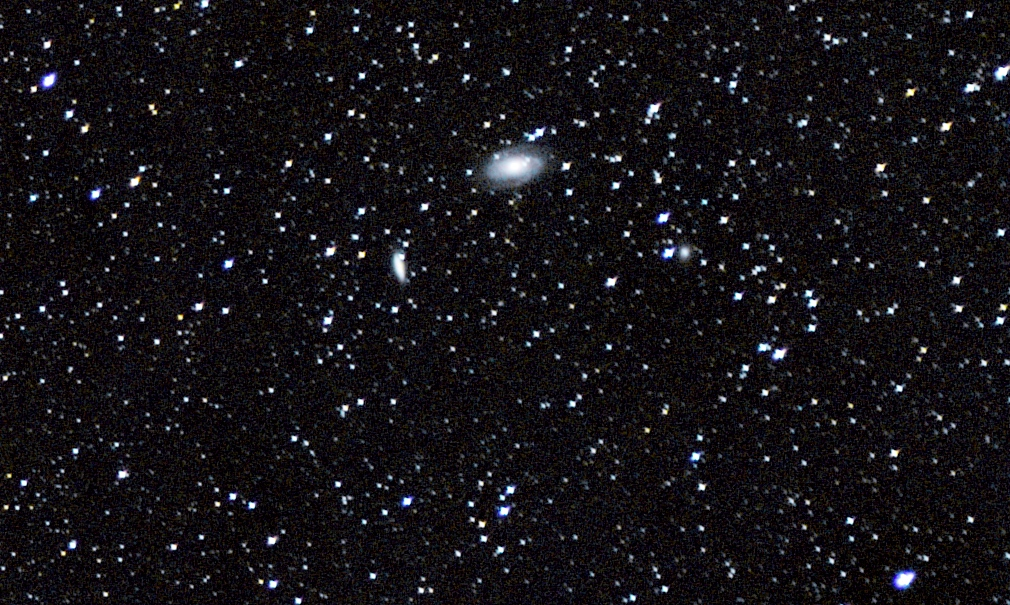
//> input picture Bode.jpg, 1010 x 605 px
$ ./main   (built with g++ and OpenCV 4)
//> lines starting //> are read from the running program, lines starting //| are printed output that depends on the picture; after the words box and inside, x2 and y2 are one past the last pixel; in counts of white or black regions, pixels touching at a corner belong together
//> further down, inputImage is the input picture: 605 rows x 1010 cols, CV_8UC3; mean B, G, R 22.8, 18.8, 21.2
#include <iostream>
#include <string>
#include <cmath>

#include <opencv4/opencv2/opencv.hpp>

using namespace std;

int threshold_bin = 128;
cv::Mat img_gray;
cv::Mat BinImg;
cv::Mat errodedImg;

cv::Mat inputImage;
cv::Mat backgroundIMG;

class StarKernel {
    private:
        vector<vector<char>> kernel;

        // [24 lines left out: function fillKernel, not called in this run]

    public:
        StarKernel () {};
        StarKernel(int diameter, float thickness) {
            this->regenerate(diameter, thickness);
        }

        // [16 lines left out: functions regenerate, print, not called in this run]
};

cv::Mat getBackground(cv::Mat original)
{
    cv::Mat backgroundImg = original.clone();
    int erosion_size = 5;

    // [10 lines of commented-out code are left out]
    cv::GaussianBlur(backgroundImg, backgroundImg, cv::Size(31, 31), 5.0);
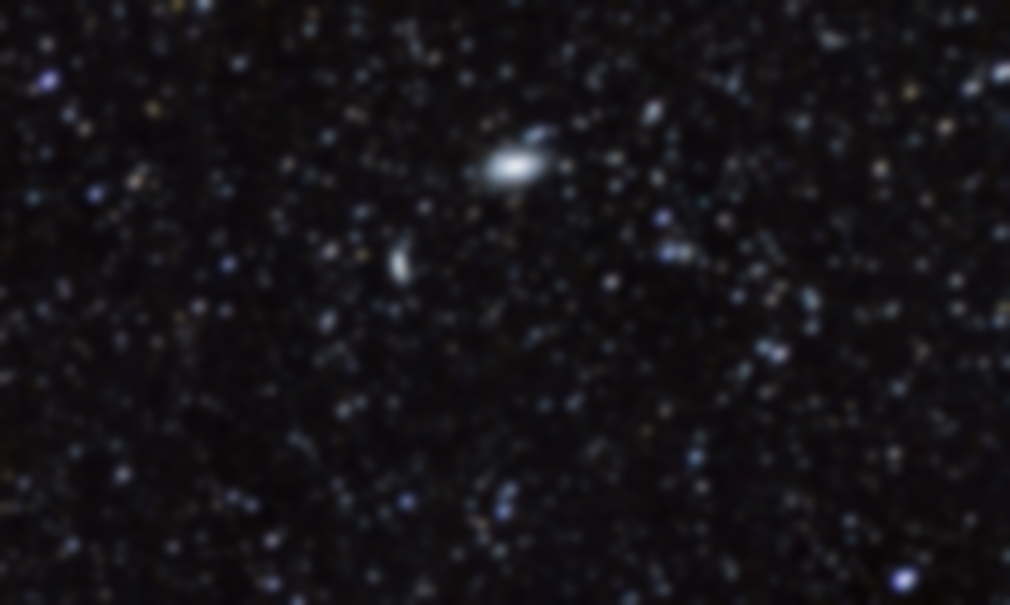
//> backgroundImg: 605 rows x 1010 cols, CV_8UC3; mean B, G, R 22.8, 18.8, 21.2
    return backgroundImg;
}

cv::Mat cleanImage(cv::Mat original, cv::Mat background, cv::Mat mask)
{
    cv::Mat cleanImage = original.clone();;
    // [6 lines of commented-out code are left out]

    for(size_t i = 0; i<cleanImage.rows; i++)
    {
        for(size_t j = 0; j<cleanImage.cols; j++)
        {
            if(mask.at<unsigned char>(j, i) >= 1)
            {
                cleanImage.at<cv::Vec3b>(j, i) = background.at<cv::Vec3b>(j, i);
            }
        }
    }
    return cleanImage;
}

// [22 lines left out: function recleanImage, not called in this run]

void on_trackbar(int, void*)
{
    double threshold = 255 - (threshold_bin);
    cv::threshold(img_gray, BinImg, threshold, 255.0, cv::THRESH_BINARY);
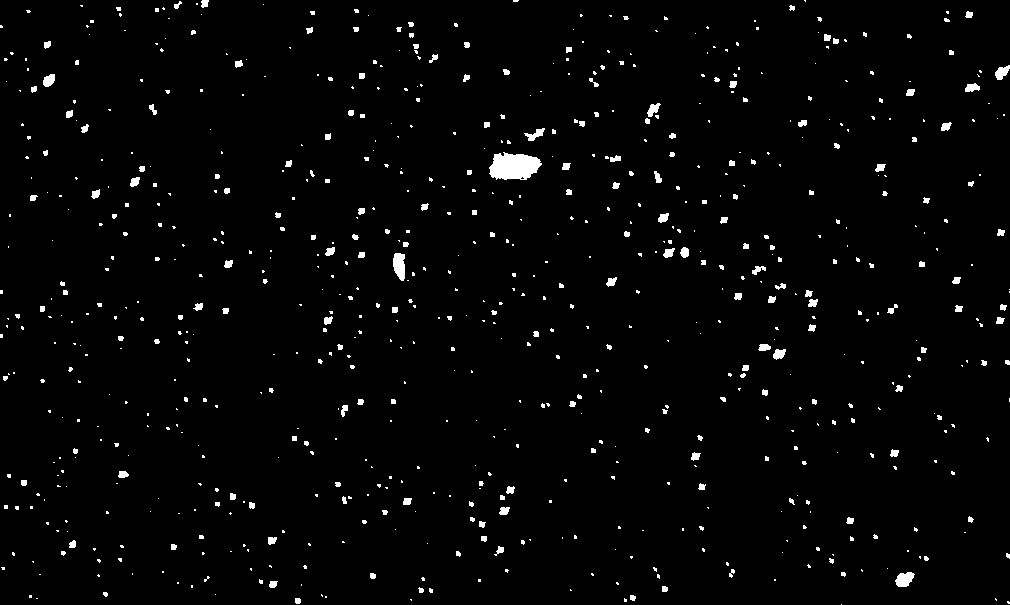
//> BinImg: 605 rows x 1010 cols, CV_8UC1; 2.1% white; 752 white regions (561 under 20 px), largest, box (x1, y1, x2, y2) and area: (489, 152, 542, 180) 1103, (393, 253, 405, 281) 267, (895, 572, 915, 587) 210
    // cv::imshow("Binarize image", BinImg);
    int erosion_size = 3;
    cv::Mat element = cv::getStructuringElement(cv::MORPH_ELLIPSE,
        cv::Size(2*erosion_size+1, 2*erosion_size+1),
        cv::Point(erosion_size, erosion_size));

    cv::erode(BinImg, errodedImg, element);
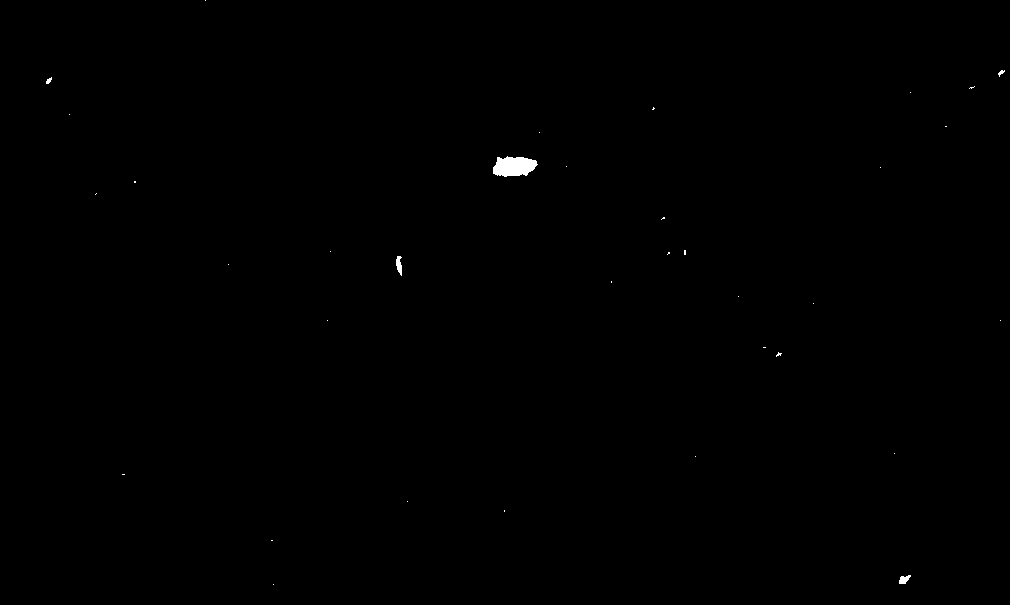
//> errodedImg: 605 rows x 1010 cols, CV_8UC1; 0.16% white; 35 white regions (30 under 20 px), largest, box (x1, y1, x2, y2) and area: (493, 156, 538, 177) 702, (396, 256, 402, 276) 82, (899, 575, 911, 584) 70, (46, 77, 52, 84) 25, (998, 70, 1005, 77) 23

    // erosion_size++;
    element = cv::getStructuringElement(cv::MORPH_ELLIPSE,
        cv::Size(2*erosion_size+1, 2*erosion_size+1),
        cv::Point(erosion_size, erosion_size));
    cv::dilate( errodedImg, errodedImg, element );
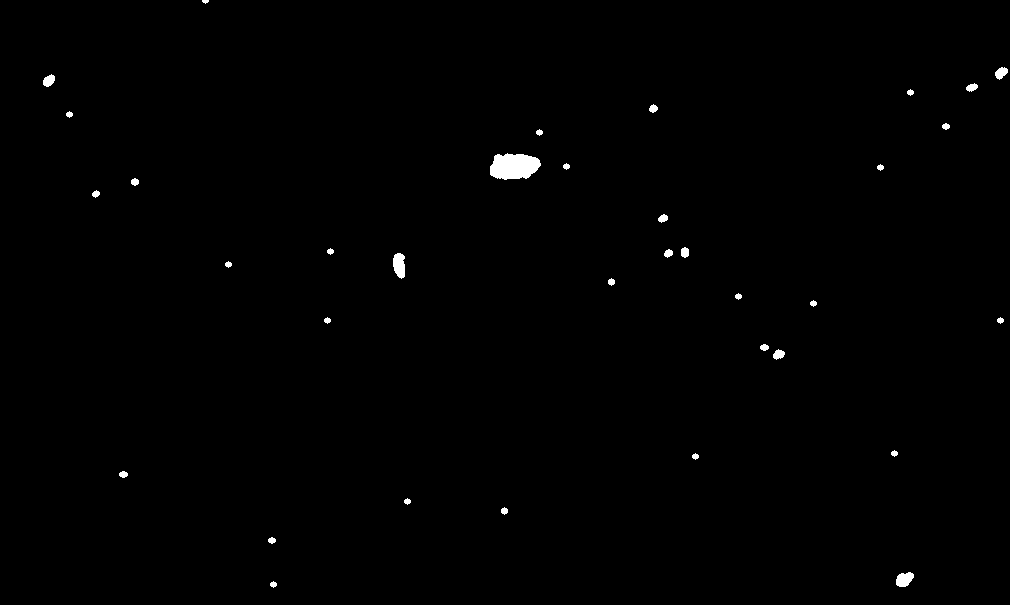
//> errodedImg: 605 rows x 1010 cols, CV_8UC1; 0.49% white; 35 white regions, largest, box (x1, y1, x2, y2) and area: (490, 153, 541, 180) 1060, (393, 253, 405, 279) 248, (896, 572, 914, 587) 199

    cv::Mat invertedImg;

    cv::bitwise_not(errodedImg, invertedImg);

    cv::Mat toDelete;

    cv::bitwise_and(BinImg, invertedImg, toDelete);
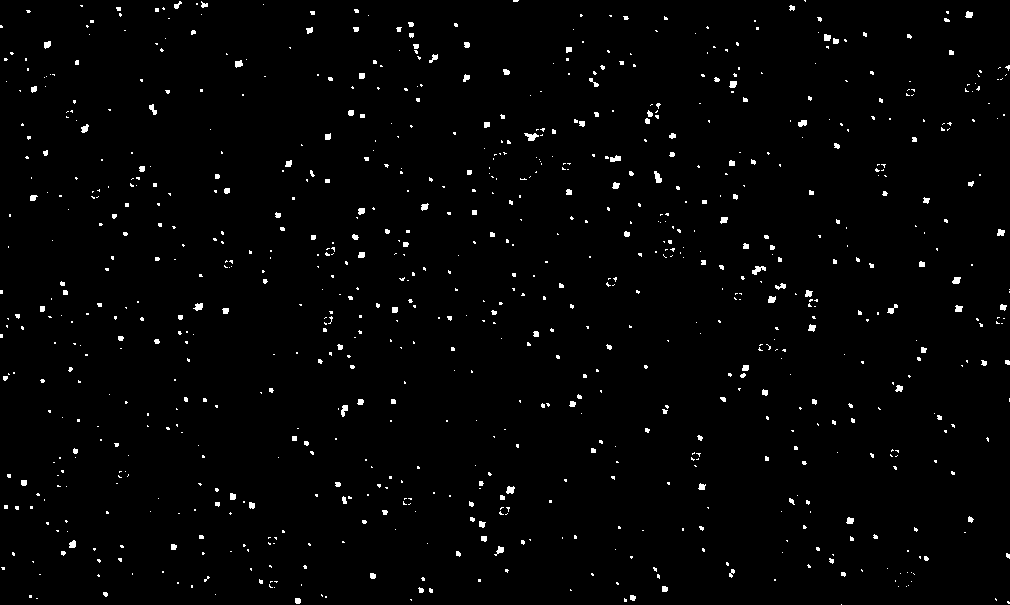
//> toDelete: 605 rows x 1010 cols, CV_8UC1; 1.6% white; 869 white regions (710 under 20 px), largest, box (x1, y1, x2, y2) and area: (524, 133, 539, 141) 70, (752, 266, 766, 275) 69, (654, 171, 662, 183) 61

    // cv::imshow("Erroded Image", toDelete);

    // cv::imshow("Binarize image", toDelete);

    cv::Mat cleaned;
    cleaned = cleanImage(inputImage, backgroundIMG, toDelete);

    cv::Mat cleanedDenoised;
    cleanedDenoised = recleanImage(cleaned);
    // cv::fastNlMeansDenoisingColored(cleaned, cleanedDenoised, 10.0);
    cv::imshow("Final image", cleanedDenoised);


    std::vector<cv::Mat> toDeleteChan;
    for(int x = 0; x<3; x++)
        toDeleteChan.push_back(toDelete);
    cv::Mat toDeleteRGB;
    cv::merge(toDeleteChan, toDeleteRGB);

    cv::Mat toDispUp, toDispDown, toDisp;
    cv::hconcat(inputImage, cleaned, toDispUp);
    cv::hconcat(backgroundIMG, toDeleteRGB, toDispDown);
    cv::vconcat(toDispUp, toDispDown, toDisp);
    // cv::hconcat(toDisp, cleanedDenoised, toDisp);
    cv::imshow("Binarize image", toDisp);
}


int main(int argc, char** argv )
{
    cout << "Hello world!" << endl;

    cv::namedWindow("Binarize image", cv::WINDOW_AUTOSIZE); // Create Window

    // [7 lines of commented-out code are left out]
    inputImage = cv::imread("Bode.jpg", cv::IMREAD_COLOR);

    cv::cvtColor(inputImage, img_gray, cv::COLOR_BGR2GRAY);

    backgroundIMG = getBackground(inputImage);
    // cv::imshow("Eroded color", backgroundIMG);

    cv::createTrackbar("Threshold", "Binarize image", &threshold_bin, 155, on_trackbar);
//> (the run ends here: the program crashes, at `for(size_t i = 0; i<cleanImage.rows; i++)`)
